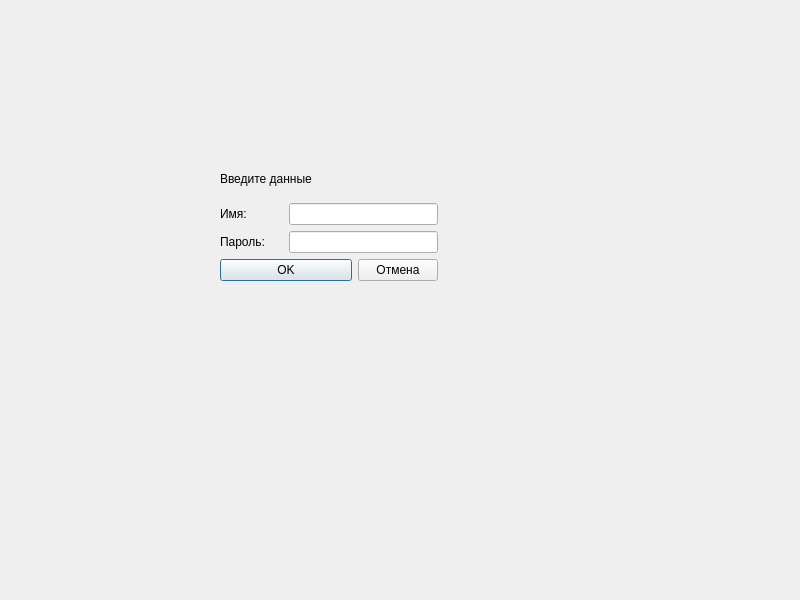
<?xml version="1.0" encoding="UTF-8"?>
<ui version="4.0">
 <class>SignupPage</class>
 <widget class="QWidget" name="SignupPage">
  <property name="geometry">
   <rect>
    <x>0</x>
    <y>0</y>
    <width>800</width>
    <height>600</height>
   </rect>
  </property>
  <property name="minimumSize">
   <size>
    <width>800</width>
    <height>600</height>
   </size>
  </property>
  <property name="maximumSize">
   <size>
    <width>800</width>
    <height>600</height>
   </size>
  </property>
  <property name="windowTitle">
   <string>Form</string>
  </property>
  <widget class="QWidget" name="">
   <property name="geometry">
    <rect>
     <x>220</x>
     <y>160</y>
     <width>218</width>
     <height>121</height>
    </rect>
   </property>
   <layout class="QVBoxLayout" name="verticalLayout">
    <item>
     <widget class="QLabel" name="label">
      <property name="text">
       <string>Введите данные</string>
      </property>
     </widget>
    </item>
    <item>
     <layout class="QGridLayout" name="gridLayout">
      <item row="0" column="0">
       <widget class="QLabel" name="label_2">
        <property name="text">
         <string>Имя:</string>
        </property>
       </widget>
      </item>
      <item row="0" column="1" colspan="2">
       <widget class="QLineEdit" name="nameEdit"/>
      </item>
      <item row="1" column="0">
       <widget class="QLabel" name="label_3">
        <property name="text">
         <string>Пароль:</string>
        </property>
       </widget>
      </item>
      <item row="1" column="1" colspan="2">
       <widget class="QLineEdit" name="passwordEdit"/>
      </item>
      <item row="2" column="0" colspan="2">
       <widget class="QPushButton" name="okButton">
        <property name="text">
         <string>OK</string>
        </property>
        <property name="default">
         <bool>true</bool>
        </property>
       </widget>
      </item>
      <item row="2" column="2">
       <widget class="QPushButton" name="backButton">
        <property name="text">
         <string>Отмена</string>
        </property>
       </widget>
      </item>
     </layout>
    </item>
   </layout>
  </widget>
 </widget>
 <resources/>
 <connections/>
</ui>
